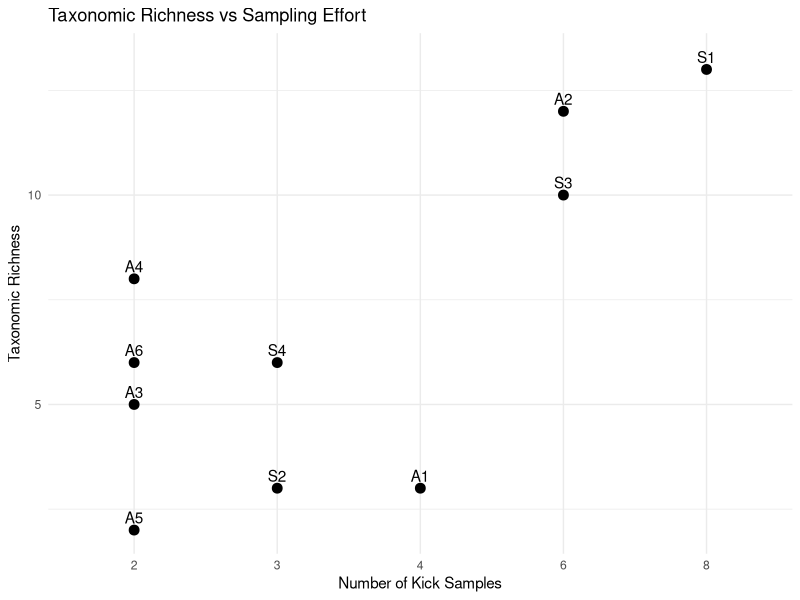

Here is the R script that generated this plot:
library(tidyverse)
library(readxl)
library(dplyr)
library(tidyr)
library(ggplot2)
library(vegan)

# Data loading and cleaning 
    # Benthic invertebrates diversity
    water_quality_Kick_sampling <- read_excel("Glenmore_water_quality_data_2026.xlsx", 
                                              sheet = "Kick_sampling")
    View(water_quality_Kick_sampling)
    benthic_list <- water_quality_Kick_sampling %>% 
      rename(effort = `Sampling effort`,
             `n_samples` = `...10`, 
             `n_taxa_present` = `...11`)
    benthic_list_clean <- benthic_list %>% select (Site:Notes)
    view(benthic_list_clean)
    
# Taxonomic Richness from Sampling effort table
    sampling_effort <- benthic_list %>%
      slice(2:12) %>%
      select(`effort`:last_col())

    # Calculated Taxonomic Richness by site
    benthic_or<- benthic_list %>%
      group_by(Site) %>% 
      summarise(taxonomic_richness = n_distinct(Standardised_Name)) %>%
      ungroup()
    
    benthic_or <- benthic_or %>%
      left_join(
        select(sampling_effort, effort, n_samples),
        by = c("Site" = "effort")
      )
    print(benthic_or)

# Plot - Taxonomic Richness
hist_taxon <- ggplot(benthic_or,
       aes(x = Site, y = taxonomic_richness)) +
  geom_col() +
  labs(
    title = "Taxonomic Richness by Site",
    x = "Sampling Site",
    y = "Number of Taxa"
  ) +
  theme_minimal()

# Plot - Total abundance
hist_abundance <- benthic_list_clean %>% 
  ggplot(aes(x = Site, y = Total_Count)) +
  geom_col() +
  labs(
    title = "Total Macroinvertebrate Abundance by Site",
    x = "Sampling Site",
    y = "Total Abundance"
  ) +
  theme_minimal()


# Plot - Relations of Taxon richness vs sampling effort
ggplot(benthic_or,
       aes(x = n_samples,
           y = taxonomic_richness,
           label = Site)) +
  geom_point(size = 3) +
  geom_text(nudge_y = 0.3) +
  labs(
    title = "Taxonomic Richness vs Sampling Effort",
    x = "Number of Kick Samples",
    y = "Taxonomic Richness"
  ) +
  theme_minimal()
